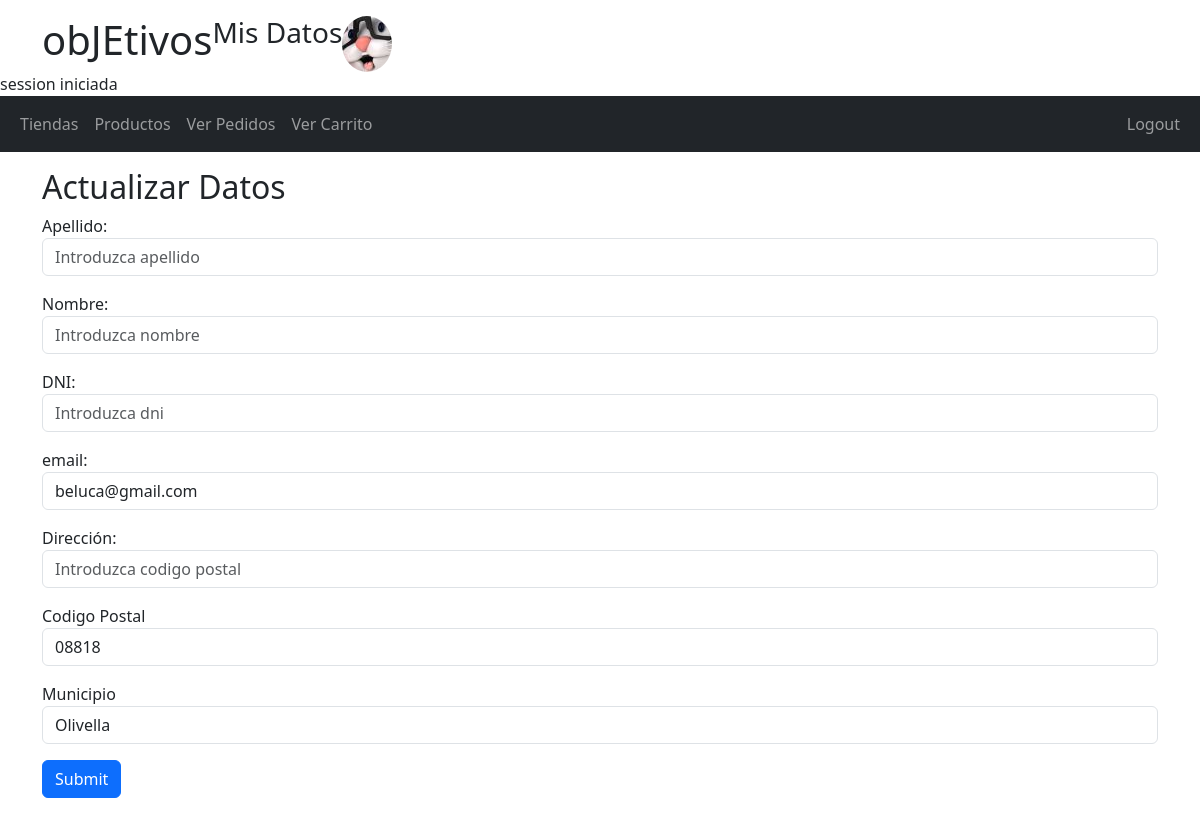
Page /web/view/usuarios_misdatos.php (signed in) on the committed database.
### tables this page shows
CREATE TABLE IF NOT EXISTS `usuarios` (
  `usu_id` INT(4) NOT NULL AUTO_INCREMENT,
  `usu_username` VARCHAR(45) NOT NULL,
  `usu_password` LONGTEXT NOT NULL,
  `usu_email` VARCHAR(45) NOT NULL,
  `usu_apellido` VARCHAR(45) NULL DEFAULT NULL,
  `usu_nombre` VARCHAR(45) NULL DEFAULT NULL,
  `usu_dni` CHAR(9) NULL DEFAULT NULL,
  `usu_direccion` VARCHAR(50) NULL DEFAULT NULL,
  `municipios_mun_id` INT(11) NULL DEFAULT NULL,
  `usu_token` VARCHAR(45) NULL DEFAULT NULL,
  `usu_deadLine` DATETIME NULL DEFAULT CURRENT_TIMESTAMP(),
  `usu_cuentaActiva` TINYINT(1) NULL DEFAULT 0,
  PRIMARY KEY (`usu_id`),
  UNIQUE INDEX `usu_nombre_UNIQUE` (`usu_username` ASC) ,
  INDEX `fk_usuarios_municipios1_idx` (`municipios_mun_id` ASC) ,
  CONSTRAINT `fk_usuarios_municipios1`
    FOREIGN KEY (`municipios_mun_id`)
    REFERENCES `municipios` (`mun_id`)
    ON DELETE NO ACTION
    ON UPDATE NO ACTION);

CREATE TABLE IF NOT EXISTS `municipios` (
  `mun_id` INT(11) NOT NULL AUTO_INCREMENT,
  `mun_codpos` VARCHAR(5) NOT NULL,
  `mun_nombre` VARCHAR(50) NOT NULL,
  PRIMARY KEY (`mun_id`));

### web/includes/misDatos-inc.php (called while the page is built, shortened)
<?php
require "../model/Connection.php";
require "../model/Usuario.php";
require "../controler/usuarioContr.php";
$usuario = new UsuarioContr();
$usuario->setId($id);
$usuario->leerUser();
require "../model/Municipio.php";
require "../controler/municipioContr.php";
if($_SERVER["REQUEST_METHOD"] == "POST"){
    $usuario->setEmail($_POST["email"]);
    $usuario->setApellido($_POST["apellido"]);
    $usuario->setNombre($_POST["nombre"]);
    $usuario->setDni ($_POST["dni"]);
    $usuario->setDireccion ($_POST["direccion"]);
    $codpos = $_POST["codpos"];
    $mun = new MunicipioContr($codpos);
    $res = $mun->checkMunicipio();
    $mun_id = $res ['mun_id'];
    $usuario->setMunicipio ($mun_id);
    $usuario->updateUser();
}else{
    $mun_Id = $usuario->getMunicipio();
    $mun = new MunicipioContr("","",$mun_Id);
    $mun->traerMunicipio();
};
?>

### web/controler/usuarioContr.php (called while the page is built, shortened)
<?php
class UsuarioContr extends Usuario{
    private $id;
    private $email;
    private $apellido;
    private $nombre;
    private $dni;
    private $direccion;
    public function __construct($username='', $password='', $repeatPwd='', $email='',
                                $token='', $deadLine='', $cuentaActiva='',
                                $apellido='', $nombre='', $dni='', $direccion='', $municipio='',$id='' )
    {   $this->username = $username;
        $this->email = $email;
        $this->apellido = $apellido;
        $this->nombre = $nombre;
        $this->dni = $dni;
        $this->direccion = $direccion;
        $this->id = $id;
    }
    public function setId($id){
        $this->id = $id;
   }
    public function getEmail(){
       return $this->email;
    }
    public function getApellido(){
       return $this->apellido;
    }
    public function getNombre(){
       return $this->nombre;
    }
    public function getDni(){
       return $this->dni;
    }
    public function getDireccion(){
       return $this->direccion;
    }
        public function leerUser(){
            $res = $this->leer($this->id);
            $this->apellido = $res['usu_apellido'];
            $this->nombre = $res['usu_nombre'];
            $this->dni = $res['usu_dni'];
            $this->direccion =  $res['usu_direccion'];
            $this->email = $res['usu_email'];
        }
}

### web/model/Connection.php (called while the page is built, shortened)
<?php
class Connection {
    protected function connect(){
        try {
            $con = new PDO('mysql:host=localhost;dbname=tienda', 'root','');
            $con->setAttribute(PDO::ATTR_DEFAULT_FETCH_MODE,PDO::FETCH_ASSOC);
            $con->setAttribute(PDO::ATTR_ERRMODE, PDO::ERRMODE_EXCEPTION);
            return $con;
        } catch (PDOException $e) {
            return "Error!: ". $e->getMessage()."<br>";
        }
    }
}

### web/model/Usuario.php (called while the page is built, shortened)
<?php
class Usuario extends Connection{
    private $tablaNombre = "usuarios";
    protected function leer($id){
        $stmt = $this->connect()->prepare("SELECT * FROM $this->tablaNombre WHERE usu_id = ? ;");
        if($stmt->execute(array($id))){
            if($stmt->rowCount() > 0){
                return $stmt->fetch();
            }
        }
        return false;
    }
}

### web/model/Municipio.php (called while the page is built, shortened)
<?php
class Municipio extends Connection{
    private $tablaNombre = "municipios";
    protected function leeMunicipio($id){
        $mun = false;
        $stmt = $this->connect()->prepare("SELECT * FROM $this->tablaNombre WHERE mun_id = ?");
        if($stmt->execute(array($id))){
            if($stmt->rowCount() > 0){
                $mun=$stmt->fetch();
            }
        }
        return $mun;
    }
}

### web/controler/municipioContr.php (called while the page is built, shortened)
<?php
class MunicipioContr extends Municipio{
    private $id;
    private $codpos;
    private $nombre;
    public function __construct($codpos='', $nombre='', $id= ''  )
    {   $this->codpos = $codpos;
        $this->nombre = $nombre;
        $this->id = $id;
    }
    public function getCodpos(){
        return $this->codpos;
        }
    public function getNombre(){
        return $this->nombre;
        }
    public function traerMunicipio(){
        $existe=$this->leeMunicipio($this->id);
        $this->codpos = "";
        $this->nombre = "";
        If (isset($existe['mun_codpos'])) {$this->codpos = $existe['mun_codpos'];}
        If (isset($existe['mun_nombre'])) {$this->nombre = $existe['mun_nombre'];}
    }
}

### web/view/usuarios_misDatos.php (the view, shortened to what this page needs)
<?php
include "../includes/header.php";
include "../includes/misDatos-inc.php";
?>
<!DOCTYPE html>
<html lang="en">
<head>
    <link href="https://cdn.jsdelivr.net/npm/bootstrap@5.3.3/dist/css/bootstrap.min.css" rel="stylesheet">
    <link href="https://cdn.jsdelivr.net/npm/bootstrap-icons@1.11.3/font/bootstrap-icons.min.css" rel="stylesheet">
</head>
<body>
<div class="container mt-3">
    <h2>Actualizar Datos</h2>
    <form action="../includes/misDatos-inc.php" method="post">
        <div class="mb-3">
            <label for="uid">Apellido:</label>
            <input type="text" class="form-control" id="uid" placeholder="Introduzca apellido" name="apellido" value ="<?=$usuario->getApellido();?>">
        </div>
        <div class="mb-3">
            <label for="nombre">Nombre:</label>
            <input type="text" class="form-control" id="nombre" placeholder="Introduzca nombre" name="nombre" value ="<?=$usuario->getNombre();?>">
        </div>
        <div class="mb-3">
            <label for="dni">DNI:</label>
            <input type="text" class="form-control" id="dni" placeholder="Introduzca dni" name="dni" value ="<?=$usuario->getDni();?>">
        </div>
        <div class="mb-3">
            <label for="email">email:</label>
            <input type="email" class="form-control" id="email" placeholder="Introduzca email" name="email" value ="<?=$usuario->getEmail();?>">
        </div>
        <div class="mb-3">
            <label for ="direccion">Dirección:</label>
            <input type="text" class="form-control" id="direccion" placeholder="Introduzca codigo postal"   name="direccion" value ="<?=$usuario->getDireccion();?>">
        </div>
        <div class="mb-3">
            <label for ="codpos">Codigo Postal</label>
            <input type="text" class="form-control" id="codpos" placeholder="Introduzca codigo postal"   name="codpos" value ="<?=$mun->getCodpos();?>">
        </div>
        <div class="mb-3">
            <label for ="municipio">Municipio</label>
            <input type="text" class="form-control" id="municipio" placeholder="Introduzca municipio"   name="municipio" value ="<?=$mun->getNombre();?>">
        </div>
        <button type="submit" class="btn btn-primary">Submit</button>
    </form>
</div>
</body>
</html>

### rows in the picture
usuarios: email "beluca@gmail.com"
municipios: codpos "08818", municipio "Olivella"

### other values in the picture
$title "Mis Datos"
